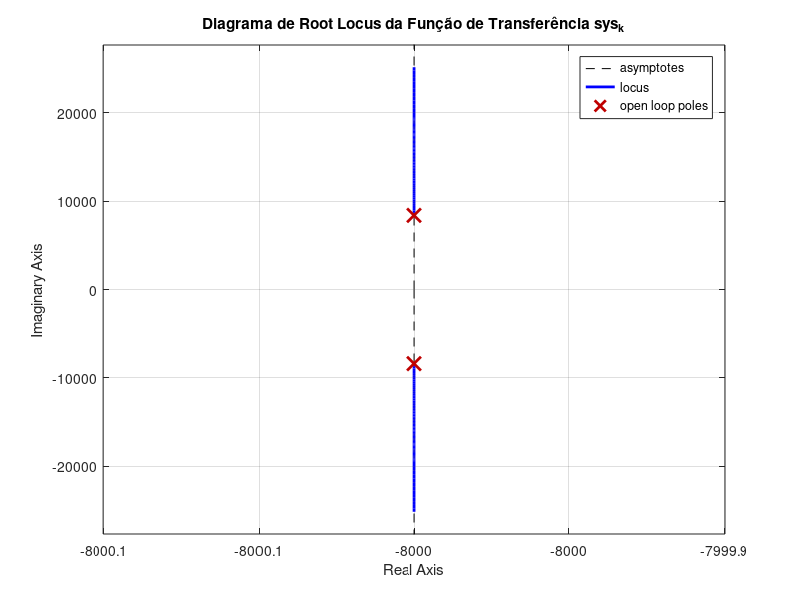
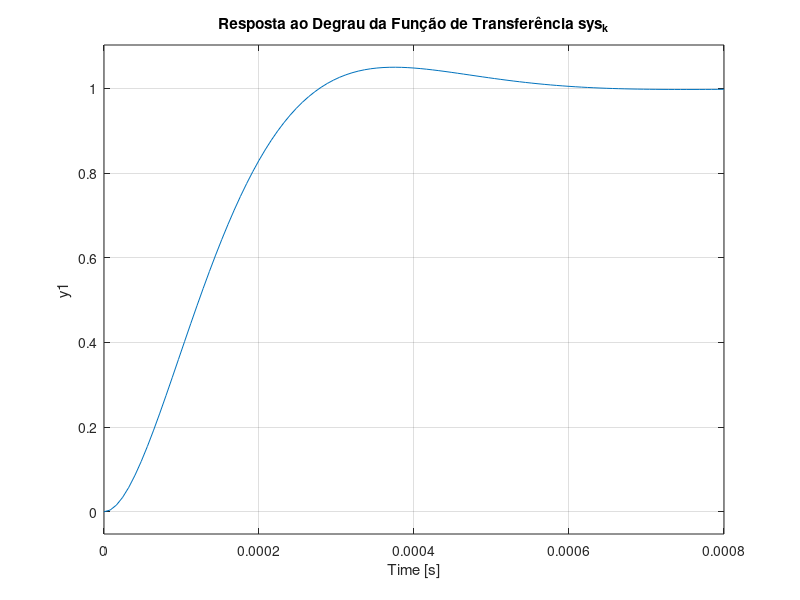

Here is the MATLAB script that generated these plots, in order: (Note: this script raises an error after producing the figures.)
% clear;
% clc;
close all;
s = tf('s');
Vin = 12;
L = 0.001;
Cap = 3.3e-6;
R = 12;

A = [(-1/(R*Cap)) 1/Cap; -1/L 0];
B = [0; Vin/L];
C = [1 0];
D = [0];

sys = ss(A, B, C, D);


controlab_vet = ctrb(A,B);
disp('Rank da matriz de controlabilidade:');
disp(rank(controlab_vet));

% poles = [-8 + 10.91501083i -8 - 10.91501083i];
% poles = [-8000 + 10915.0108308i -8000 - 10915.0108308i];
% poles = [(-28.5714285714+81.61632i) (-28.5714285714-81.61632i)]
% poles = [-100 -400]
poles = [-8000 + 8389.51512813j -8000 - 8389.51512813j]
K = acker(A, B, poles)

A_k = A - B*K;


B_k = B

C_k = C;
D_k = 0;
sys_k = ss(A_k, B_k, C_k, D_k);
eig(A_k)




%Ganho CC para calculo do kr:
GanhoCC = dcgain(sys_k)
kr = 1/GanhoCC


Amfca = A-B*K
Bmfca = B*kr
Cmfca = C
Dmfca = D

sys_k_att = ss(Amfca,Bmfca,Cmfca,Dmfca)












figure;
rlocus(sys_k_att);
grid on;
title('Diagrama de Root Locus da Função de Transferência sys_k');


figure;
step(sys_k_att);
grid on;
title('Resposta ao Degrau da Função de Transferência sys_k');

sys_tf = tf(sys_k_att)
[y, t] = step(sys_tf);

% Erro de regime permanente para uma entrada de degrau unitário
erro = 1 - y(end); % O erro é 1 - o valor final da resposta ao degrau

disp(['Erro de regime permanente: ', num2str(erro)]);

setpoint = 1
figure();
t=(10^-3)*(0:0.0000006:1);                                 
opts = stepDataOptions('StepAmplitude',setpoint);            
[y,t]= step(sys_k_att, t,opts);                            
plot(t,y);                                          
grid on;                                              
xlabel('Tempo(segundos)', 'FontSize', 16)                                 
ylabel('Amplitude(V)', 'FontSize', 16)                                    
title('Resposta ao Degrau Malha Fechada EE sem Integrador', 'FontSize', 20)
set(gca, 'FontSize', 12);   % Aumenta o tamanho da fonte dos ticks dos eixos x e y
sys_semintEE = sys_k_att
